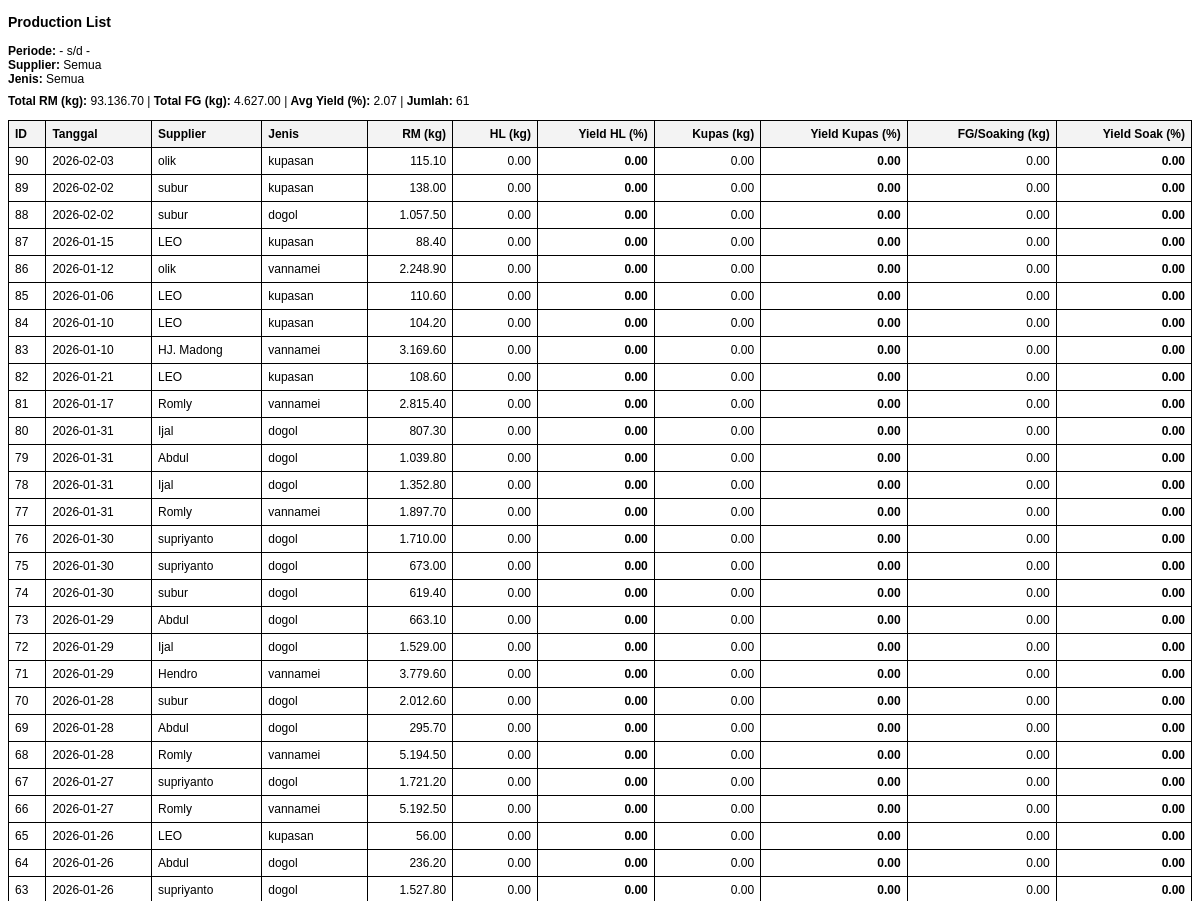
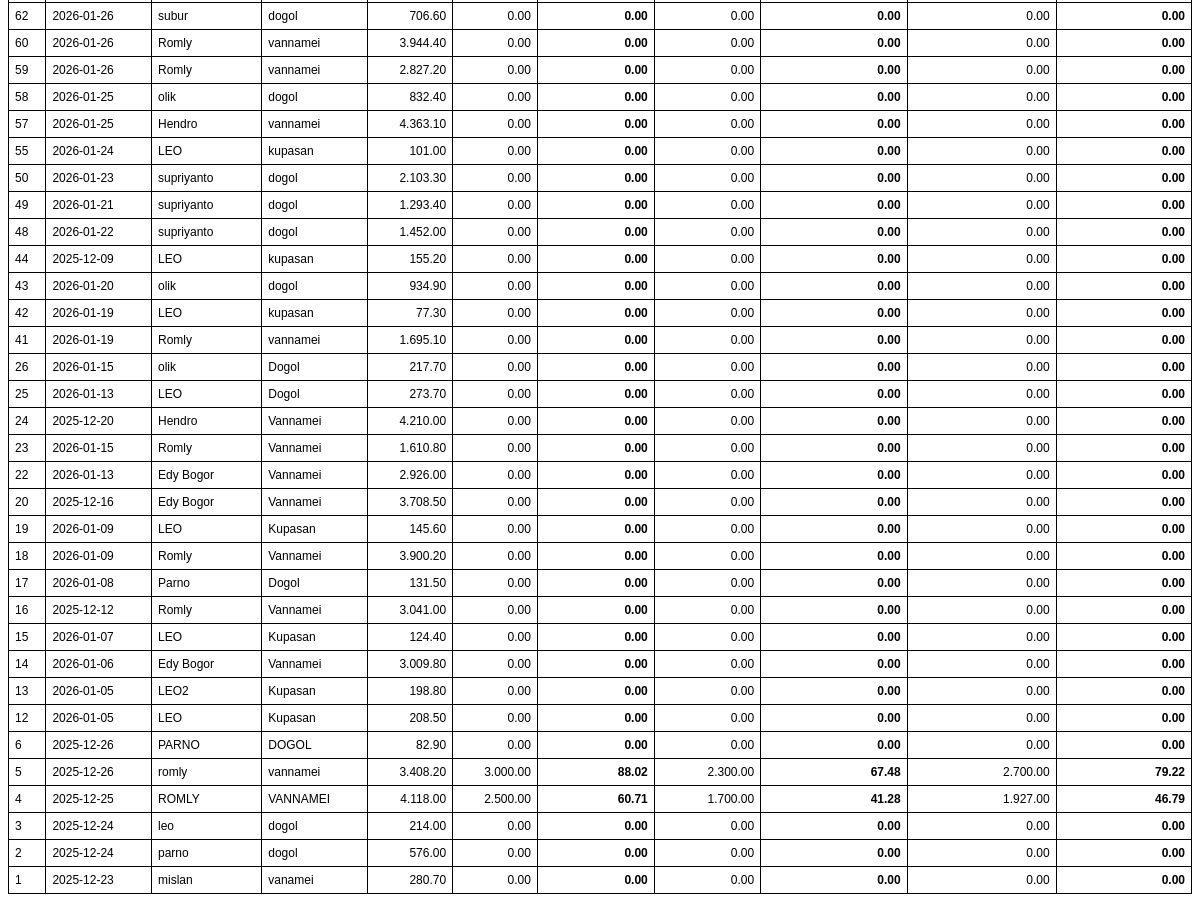
Before: /production/list/print (signed in) with the older database file (2 pictures, top to bottom).
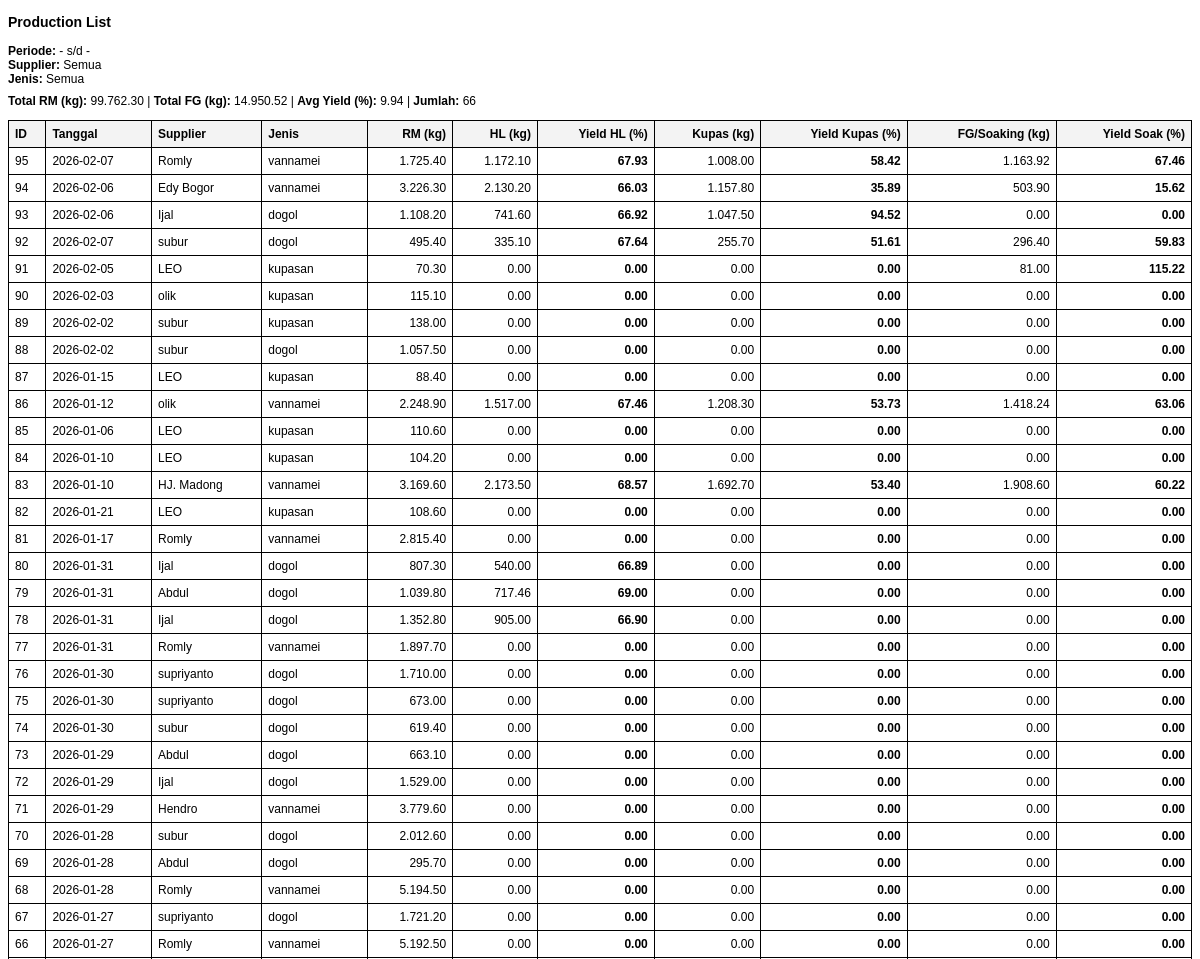
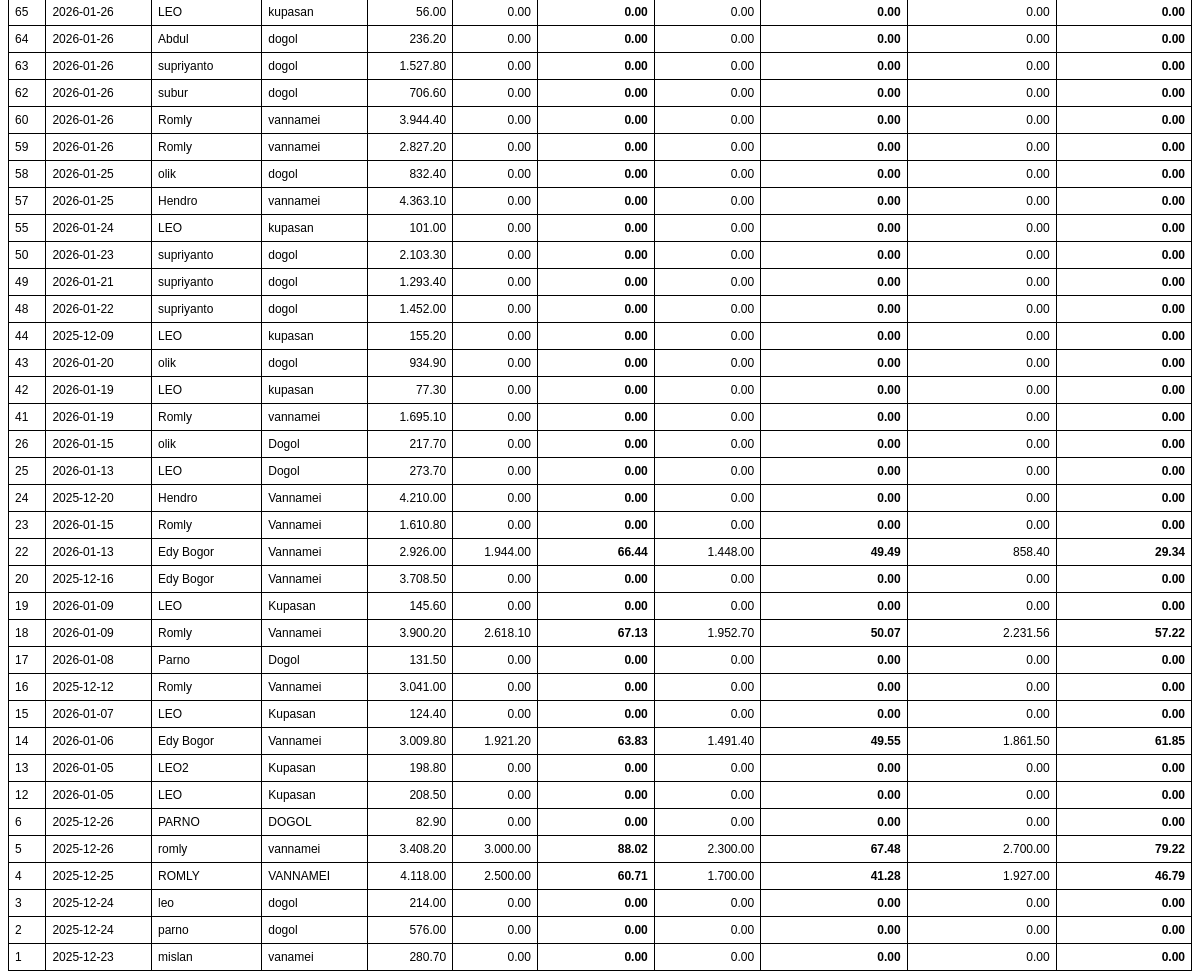
After: the same page with the newer database file (2 pictures, top to bottom).
### tables this page shows
CREATE TABLE receiving_header (
            id INTEGER PRIMARY KEY AUTOINCREMENT,
            tanggal TEXT NOT NULL,
            supplier TEXT NOT NULL,
            jenis TEXT,
            fiber REAL,
            created_at TEXT DEFAULT (datetime('now','localtime'))
        , is_test INTEGER DEFAULT 0);

### app.py (the view)
@app.route("/production/list/print")
def production_list_print():
    if not require_login():
        return redirect(url_for("login"))
    start = (request.args.get("start") or "").strip()
    end = (request.args.get("end") or "").strip()
    supplier_q = (request.args.get("supplier") or "").strip()
    jenis_q = (request.args.get("jenis") or "").strip()
    conn = get_conn()
    where = []
    params = []
    if start and end:
        where.append("r.tanggal BETWEEN ? AND ?")
        params.extend([start, end])
    elif start:
        where.append("r.tanggal >= ?")
        params.append(start)
    elif end:
        where.append("r.tanggal <= ?")
        params.append(end)
    if supplier_q:
        where.append("LOWER(TRIM(r.supplier)) = ?")
        params.append(supplier_q.strip().lower())
    if jenis_q:
        where.append("LOWER(TRIM(r.jenis)) = ?")
        params.append(jenis_q.strip().lower())
    where_sql = ("WHERE " + " AND ".join(where)) if where else ""
    rows = conn.execute(f"""
        SELECT
          r.id AS receiving_id,
          r.tanggal, r.supplier, r.jenis,
          r.total_netto AS rm_kg,

          COALESCE(hl.berat_kg,0) AS hl_kg,
          COALESCE(hl.yield_pct,0) AS hl_yield,

          COALESCE(kp.berat_kg,0) AS kupas_kg,
          COALESCE(kp.yield_pct,0) AS kupas_yield,

          COALESCE(sk.berat_kg,0) AS fg_kg,
          COALESCE(sk.yield_pct,0) AS fg_yield,

          COALESCE(sk.yield_pct,0) AS final_pct
        FROM (
          SELECT h.id, h.tanggal, h.supplier, h.jenis,
                 COALESCE(SUM(COALESCE(p.netto,0)),0) AS total_netto
          FROM receiving_header h
          LEFT JOIN receiving_partai p ON p.header_id=h.id
          GROUP BY h.id
        ) r
        LEFT JOIN production_header ph ON ph.id = (
          SELECT id FROM production_header
          WHERE receiving_id = r.id
          ORDER BY id DESC
          LIMIT 1
        )
        LEFT JOIN production_step hl ON hl.production_id=ph.id AND hl.step_name='HL'
        LEFT JOIN production_step kp ON kp.production_id=ph.id AND kp.step_name='KUPAS'
        LEFT JOIN production_step sk ON sk.production_id=ph.id AND sk.step_name='SOAKING'
        {where_sql}
        ORDER BY r.id DESC
    """, params).fetchall()
    rows = [dict(r) for r in rows]
    summary = {
        "total_rm": sum([(x.get("rm_kg") or 0) for x in rows]),
        "total_fg": sum([(x.get("fg_kg") or 0) for x in rows]),
        "avg_yield": (sum([(x.get("final_pct") or 0) for x in rows]) / len(rows)) if rows else 0,
        "count_rows": len(rows),
    }
    conn.close()
    return render_template(
        "production_list_print.html",
        rows=rows,
        summary=summary,
        start=start,
        end=end,
        supplier=supplier_q,
        jenis=jenis_q
    )

### app.py (called while the page is built)
def require_login() -> bool:
    return bool(session.get("user"))

### db.py (called while the page is built)
def get_conn():
    conn = sqlite3.connect(
        DB_NAME,
        timeout=10,              # tunggu 10 detik sebelum error
        isolation_level=None     # autocommit mode (lebih aman utk web)
    )
    conn.row_factory = sqlite3.Row
    conn.execute("PRAGMA foreign_keys = ON;")
    conn.execute("PRAGMA journal_mode = WAL;")  # penting!
    return conn

### templates/production_list_print.html (shortened to what this page needs)
<!doctype html>
<html lang="id">
<head>
</head>
<body>
<h3>Production List</h3>
<div>
  <b>Periode:</b> {{ start or '-' }} s/d {{ end or '-' }} <br>
  <b>Supplier:</b> {{ supplier or 'Semua' }} <br>
  <b>Jenis:</b> {{ jenis or 'Semua' }}
</div>
<div style="margin-top:8px">
  <b>Total RM (kg):</b> {{ "{:,.2f}".format(summary.total_rm or 0).replace(",", ".") }} |
  <b>Total FG (kg):</b> {{ "{:,.2f}".format(summary.total_fg or 0).replace(",", ".") }} |
  <b>Avg Yield (%):</b> {{ "{:,.2f}".format(summary.avg_yield or 0).replace(",", ".") }} |
  <b>Jumlah:</b> {{ summary.count_rows or 0 }}
</div>
<table>
  <thead>
  <tr>
    <th>ID</th>
    <th>Tanggal</th>
    <th>Supplier</th>
    <th>Jenis</th>
    <th class="right">RM (kg)</th>
    <th class="right">HL (kg)</th>
    <th class="right">Yield HL (%)</th>
    <th class="right">Kupas (kg)</th>
    <th class="right">Yield Kupas (%)</th>
    <th class="right">FG/Soaking (kg)</th>
    <th class="right">Yield Soak (%)</th>
  </tr>
</thead>
  <tbody>
    {% for r in rows %}
    <tr>
     <td>{{ r.receiving_id }}</td>
        <td>{{ r.tanggal }}</td>
        <td>{{ r.supplier }}</td>
        <td>{{ r.jenis }}</td>
        <td class="right">{{ "{:,.2f}".format(r.rm_kg or 0).replace(",", ".") }}</td>
        <td class="right">{{ "{:,.2f}".format(r.hl_kg or 0).replace(",", ".") }}</td>
        <td class="right"><b>{{ "{:,.2f}".format(r.hl_yield or 0).replace(",", ".") }}</b></td>
        <td class="right">{{ "{:,.2f}".format(r.kupas_kg or 0).replace(",", ".") }}</td>
        <td class="right"><b>{{ "{:,.2f}".format(r.kupas_yield or 0).replace(",", ".") }}</b></td>
        <td class="right">{{ "{:,.2f}".format(r.fg_kg or 0).replace(",", ".") }}</td>
        <td class="right"><b>{{ "{:,.2f}".format(r.fg_yield or 0).replace(",", ".") }}</b></td>
    </tr>
    {% endfor %}
  </tbody>
</table>
</body>
</html>

Changed rows visible on the page:
added receiving_header: receiving_id "95", tanggal "2026-02-07", supplier "Romly", jenis "vannamei", rm_kg "1.725.40", hl_kg "1.172.10", hl_yield "67.93", kupas_kg "1.008.00", kupas_yield "58.42", fg_kg "1.163.92", fg_yield "67.46"
added receiving_header: receiving_id "94", tanggal "2026-02-06", supplier "Edy Bogor", jenis "vannamei", rm_kg "3.226.30", hl_kg "2.130.20", hl_yield "66.03", kupas_kg "1.157.80", kupas_yield "35.89", fg_kg "503.90", fg_yield "15.62"
added receiving_header: receiving_id "93", tanggal "2026-02-06", supplier "Ijal", jenis "dogol", rm_kg "1.108.20", hl_kg "741.60", hl_yield "66.92", kupas_kg "1.047.50", kupas_yield "94.52", is_test "0.00"
added receiving_header: receiving_id "92", tanggal "2026-02-07", supplier "subur", jenis "dogol", rm_kg "495.40", hl_kg "335.10", hl_yield "67.64", kupas_kg "255.70", kupas_yield "51.61", fg_kg "296.40", fg_yield "59.83"
added receiving_header: receiving_id "91", tanggal "2026-02-05", supplier "LEO", jenis "kupasan", rm_kg "70.30", is_test "0.00", fg_kg "81.00", fg_yield "115.22"
computed for receiving_header id 86: is_test "0.00" → "1.517.00"; is_test "0.00" → "67.46"; is_test "0.00" → "1.208.30"; is_test "0.00" → "53.73"; is_test "0.00" → "1.418.24"; is_test "0.00" → "63.06"
computed for receiving_header "HJ. Madong": is_test "0.00" → "2.173.50"; is_test "0.00" → "68.57"; is_test "0.00" → "1.692.70"; is_test "0.00" → "53.40"; is_test "0.00" → "1.908.60"; is_test "0.00" → "60.22"
computed for receiving_header id 80: is_test "0.00" → "540.00"; is_test "0.00" → "66.89"
computed for receiving_header id 79: is_test "0.00" → "717.46"; is_test "0.00" → "69.00"
computed for receiving_header id 78: is_test "0.00" → "905.00"; is_test "0.00" → "66.90"
computed for receiving_header id 22: is_test "0.00" → "1.944.00"; is_test "0.00" → "66.44"; is_test "0.00" → "1.448.00"; is_test "0.00" → "49.49"; is_test "0.00" → "858.40"; is_test "0.00" → "29.34"
computed for receiving_header id 18: is_test "0.00" → "2.618.10"; is_test "0.00" → "67.13"; is_test "0.00" → "1.952.70"; is_test "0.00" → "50.07"; is_test "0.00" → "2.231.56"; is_test "0.00" → "57.22"
computed for receiving_header id 14: is_test "0.00" → "1.921.20"; is_test "0.00" → "63.83"; is_test "0.00" → "1.491.40"; is_test "0.00" → "49.55"; is_test "0.00" → "1.861.50"; is_test "0.00" → "61.85"
Other visible differences:
{{ "{:,.2f}".format(summary.total_rm or 0).replace(",", ".") }}: "93.136.70" → "99.762.30"
{{ "{:,.2f}".format(summary.total_fg or 0).replace(",", ".") }}: "4.627.00" → "14.950.52"
{{ "{:,.2f}".format(summary.avg_yield or 0).replace(",", ".") }}: "2.07" → "9.94"
{{ summary.count_rows or 0 }}: "61" → "66"
